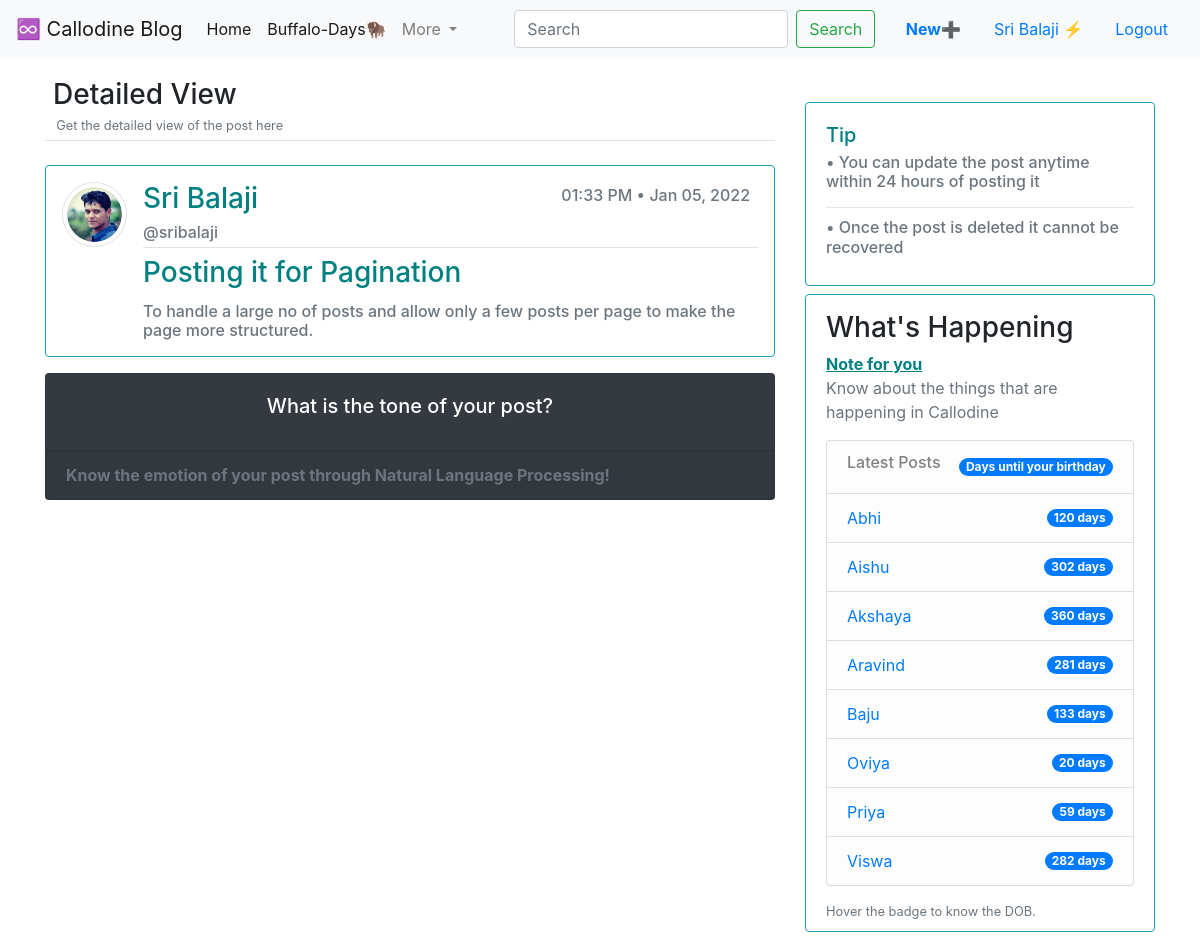
The page /post/12/ (signed in) on the database its author committed.
### microblog/models.py (models this page shows, shortened)
class Post(models.Model):
    title = models.CharField(max_length=120)
    author = models.CharField(max_length=50)
    username = models.ForeignKey(User, on_delete=models.CASCADE)
    date_posted = models.DateTimeField(auto_now_add=True)
    content = models.TextField()

### users/models.py (models this page shows, shortened)
class Profile(models.Model):
    user = models.OneToOneField(User, on_delete=models.CASCADE)
    propic = models.ImageField(default = 'user.png', upload_to= 'profile_pics')

### microblog/views.py (the view)
# urls.py: path('post/<int:pk>/', PostDetailView.as_view(), name='individual_post'),
class PostDetailView(LoginRequiredMixin, DetailView):
    model = Post
    def get_context_data(self, *args, **kwargs):
        context = super().get_context_data(*args, **kwargs)
        emotion  = te.get_emotion(kwargs['object'].content + kwargs['object'].title )
        emotion = {k: v*100 for k, v in sorted(emotion.items(), key=lambda item: item[1], reverse=True)}
        context["emotion"] = emotion
        return context

### users/context_processors.py (called while the page is built)
def frds_bday(request):
    return {
        'ABHI_BDAY': settings.ABHI_BDAY,
        'ABHI_NOD': settings.ABHI_NOD,
        'AISHU_BDAY': settings.AISHU_BDAY,
        'AISHU_NOD': settings.AISHU_NOD,
        'AKSHU_BDAY': settings.AKSHU_BDAY,
        'AKSHU_NOD': settings.AKSHU_NOD,
        'ARAVIND_BDAY': settings.ARAVIND_BDAY,
        'ARAVIND_NOD': settings.ARAVIND_NOD,
        'OVIYA_BDAY': settings.OVIYA_BDAY,
        'OVIYA_NOD': settings.OVIYA_NOD,
        'PRIYA_BDAY': settings.PRIYA_BDAY,
        'PRIYA_NOD': settings.PRIYA_NOD,
        'BAJU_BDAY': settings.BAJU_BDAY,
        'BAJU_NOD': settings.BAJU_NOD,
        'VISWA_BDAY': settings.VISWA_BDAY,
        'VISWA_NOD': settings.VISWA_NOD,
        }

### microblog/templates/microblog/post_detail.html (shortened to what this page needs)
{% extends "microblog/base.html" %}
{% block post %}
<div class="article-metadata p-1 mb-4">
    <h3 class="pb-0 mb-0 ml-1"> Detailed View</h3>
    <small class="text-muted">&nbsp; Get the detailed view of the post here</small>
</div>
      <div class="card border-info p-2 mt-2 mb-3" style="width: 100%;">
        <article class="media p-1 m-1">
            <img src="{{object.username.profile.propic.url}}" alt="" class="rounded-circle img-thumbnail article-img">
              <div class="media-body">
                <div class="article-metadata">
                  <h3 style="display:inline; color: teal;" class="card-title mr-2">{{ object.author }}</h3>
                  <h6 class="text-muted mt-1 mr-2" style="float: right;">{{ object.date_posted | date:"h:i A" }} • {{ object.date_posted | date:"M d, Y" }}</h6>
                  <br>
                  <h6 class="card-subtitle text-muted mt-2 mb-1">@{{object.username }}</h6>
                </div>
                <h3 class="card-title article-title mt-2" style="color: teal;">{{ object.title }}</h3>
                <h6 class="card-text text-muted article-content">{{ object.content }}</h6>
              </div>
            </article>
          </div>
          <div class="card text-white bg-dark text-left mt-2 mb-3">
            <div class="card-body">
              <h5 class="card-title text-center">What is the tone of your post?</h5>
            </div>
            <div class="card-footer text-muted">
             <strong> Know the emotion of your post through Natural Language Processing! </strong>
            </div>
          </div>
{% endblock post %}
{% block sidebar %}
<div class="card border-info mt-1 mb-2" style="width: 100%;">
    <div class="card-body">
      <h5 class="card-title" style="color: teal;">Tip</h5>
      <h6 class="card-subtitle mb-2 text-muted">• You can update the post anytime within 24 hours of posting it</h6>
      <hr>
      <h6 class="card-subtitle mb-2 text-muted">• Once the post is deleted it cannot be recovered</h6>
  </div>
  </div>
  <div class="card border-info content-section mt-0 pt-3">
    <h3>What's Happening</h3>
    <a class = "bday" data-toggle="tooltip"
data-original-title="You're Spectacular!!⚡" style="color: teal;"><strong><u> Note for you </u></strong></a>
    <p class='text-muted'>Know about the things that are happening in Callodine
      <ul class="list-group">
        <li class="list-group-item list-group-item-light d-flex justify-content-between align-items-center"><a href="{% url 'miniblog' %}" class="h6">Latest Posts</a><span class="badge badge-primary badge-pill bday" data-toggle="tooltip" data-placement="top" data-original-title="Age is an issue of mind over matter ⭐">Days until your birthday</span></li>
        <li class="list-group-item list-group-item-light d-flex justify-content-between align-items-center"><a href="https://www.instagram.com/abhishek_pughazh/" target="_blank" rel="noopener noreferrer">Abhi</a><span class="badge badge-primary badge-pill bday" data-toggle="tooltip" data-placement="top" data-original-title="{{ ABHI_BDAY | date:'d M, Y' }} ♾️">{{ ABHI_NOD }} days</span></li>
        <li class="list-group-item list-group-item-light d-flex justify-content-between align-items-center"><a href="https://www.instagram.com/aishhwarya.radhakrishnan/" target="_blank" rel="noopener noreferrer">Aishu</a><span class="badge badge-primary badge-pill bday" data-toggle="tooltip" data-placement="top" data-original-title="{{ AISHU_BDAY | date:'d M, Y' }} ♾️">{{ AISHU_NOD }} days</span></li>
        <li class="list-group-item list-group-item-light d-flex justify-content-between align-items-center"><a href="https://www.instagram.com/akshayah_kc/" target="_blank" rel="noopener noreferrer">Akshaya</a><span class="badge badge-primary badge-pill bday" data-toggle="tooltip" data-placement="top" data-original-title="{{ AKSHU_BDAY | date:'d M, Y' }} ♾️">{{ AKSHU_NOD }} days</span></li>
        <li class="list-group-item list-group-item-light d-flex justify-content-between align-items-center"><a href="https://www.instagram.com/aravind_balakrishnan/" target="_blank" rel="noopener noreferrer">Aravind</a><span class="badge badge-primary badge-pill bday" data-toggle="tooltip" data-placement="top" data-original-title="{{ ARAVIND_BDAY | date:'d M, Y' }} ♾️">{{ ARAVIND_NOD }} days</span></li>
        <li class="list-group-item list-group-item-light d-flex justify-content-between align-items-center"><a href="https://www.instagram.com/isribalaji/" target="_blank" rel="noopener noreferrer">Baju</a><span class="badge badge-primary badge-pill bday" data-toggle="tooltip" data-placement="top" data-original-title="{{ BAJU_BDAY | date:'d M, Y' }} ♾️">{{ BAJU_NOD }} days</span></li>
        <li class="list-group-item list-group-item-light d-flex justify-content-between align-items-center"><a href="https://www.instagram.com/oviyaa_balamurugan/" target="_blank" rel="noopener noreferrer">Oviya</a><span class="badge badge-primary badge-pill bday" data-toggle="tooltip" data-placement="top" data-original-title="{{ OVIYA_BDAY | date:'d M, Y' }} ♾️">{{ OVIYA_NOD }} days</span></li>
        <li class="list-group-item list-group-item-light d-flex justify-content-between align-items-center"><a href="https://www.instagram.com/piya_papaya/" target="_blank" rel="noopener noreferrer">Priya</a><span class="badge badge-primary badge-pill bday" data-toggle="tooltip" data-placement="top" data-original-title="{{ PRIYA_BDAY | date:'d M, Y' }} ♾️">{{ PRIYA_NOD }} days</span></li>
        <li class="list-group-item list-group-item-light d-flex justify-content-between align-items-center"><a href="https://www.instagram.com/viswapujitha_suresh/" target="_blank" rel="noopener noreferrer">Viswa</a><span class="badge badge-primary badge-pill bday" data-toggle="tooltip" data-placement="top" data-original-title="{{ VISWA_BDAY | date:'d M, Y' }} ♾️">{{ VISWA_NOD }} days</span></li>
      </ul>
    </p>
    <small class="text-muted">Hover the badge to know the DOB.</small>
  </div>
{% endblock sidebar %}

### microblog/templates/microblog/base.html (shortened to what this page needs)
{% load static %}
<!DOCTYPE html>
<html lang="en">
  <head>
    <link rel="stylesheet" type="text/css" href="{% static 'microblog/main.css' %}">
    <link rel="stylesheet" href="https://maxcdn.bootstrapcdn.com/bootstrap/4.0.0/css/bootstrap.min.css">
    <link rel="stylesheet" href="">
  </head>
  <body>
      <header>
    <nav class="navbar navbar-expand-lg navbar-light bg-light">
        <a class="navbar-brand" href="{% url 'miniblog' %}">♾️ Callodine Blog</a>
        <div class="collapse navbar-collapse" id="navbarSupportedContent">
          <ul class="navbar-nav mr-auto">
            <li class="nav-item active">
              <a class="nav-link" href="{% url 'miniblog' %}">Home <span class="sr-only">(current)</span></a>
            </li>
            <li class="nav-item active">
              <a class="nav-link" href="{% url 'happydays' %}">Buffalo-Days🦬</a>
            </li>
            <li class="nav-item dropdown">
              <a class="nav-link dropdown-toggle" href="#" id="navbarDropdown" role="button" data-toggle="dropdown" aria-haspopup="true" aria-expanded="false">
                More
              </a>
            </li>
          </ul>
          <form class="form-inline my-2 my-lg-0">
            <input class="form-control mr-sm-2" type="search" placeholder="Search" aria-label="Search">
            <button class="btn btn-outline-success my-2 my-sm-0" type="submit">Search</button>
          </form>
          <span>&nbsp;&nbsp;&nbsp;</span>
          {% if user.is_authenticated %}
          <a class=" btn btn-white nav-link" href="{% url 'new_post' %}"><strong class="text-primary">New</strong>➕</a>
          <a class="nav-link" href="{% url 'profile' %}">{{ user.first_name }} ⚡</a>
          <a class="nav-item nav-link active" href="{% url 'logout' %}">Logout</a>
          {% else %}
          <a class="nav-item nav-link active" href="{% url 'login' %}">Login</a>
          <a class="nav-item nav-link active" href="{% url 'register' %}">Register</a>
          {% endif %}
        </div>
      </nav>
    </header>
    <main role="main" class="container">
        <div class="row">
          <div class="col-md-8 mt-2 pt-2">
            {% block post %}
            {% endblock post %}
          </div>
          <div class="col-md-4 mt-4 pt-3">
            {% block sidebar %}
            {% endblock sidebar %}
          </div>
        </div>
      </main>
  </body>
</html>

### CallodineBlog/static/microblog/main.css (style rules this page uses)
body { background: #fafafa; color: #333333; margin-top: 5rem; }
h1, h2, h3, h4, h5, h6 { color: #444444; }
ul { margin: 0; }
.content-section { background: #ffffff; padding: 10px 20px; border: 1px solid #dddddd; border-radius: 3px; margin-bottom: 20px; }
.article-title { color: #444444; }
.article-content { white-space: pre-line; }
.article-img { height: 65px; width: 65px; margin-right: 16px; }
.article-metadata { padding-bottom: 1px; margin-bottom: 4px; border-bottom: 1px solid #e3e3e3 }

### rows shown on the page
Post: username.profile.propic (picture), author "Sri Balaji", date_posted "01:33 PM", date_posted "Jan 05, 2022", username "sribalaji", title "Posting it for Pagination", content "To handle a large no of posts and allow only a few posts per page to make the page more structured."

### other values the page prints
{{ user.first_name }} "Sri Balaji"
{{ ABHI_NOD }} "120"
{{ AISHU_NOD }} "302"
{{ AKSHU_NOD }} "360"
{{ ARAVIND_NOD }} "281"
{{ BAJU_NOD }} "133"
{{ OVIYA_NOD }} "20"
{{ PRIYA_NOD }} "59"
{{ VISWA_NOD }} "282"
